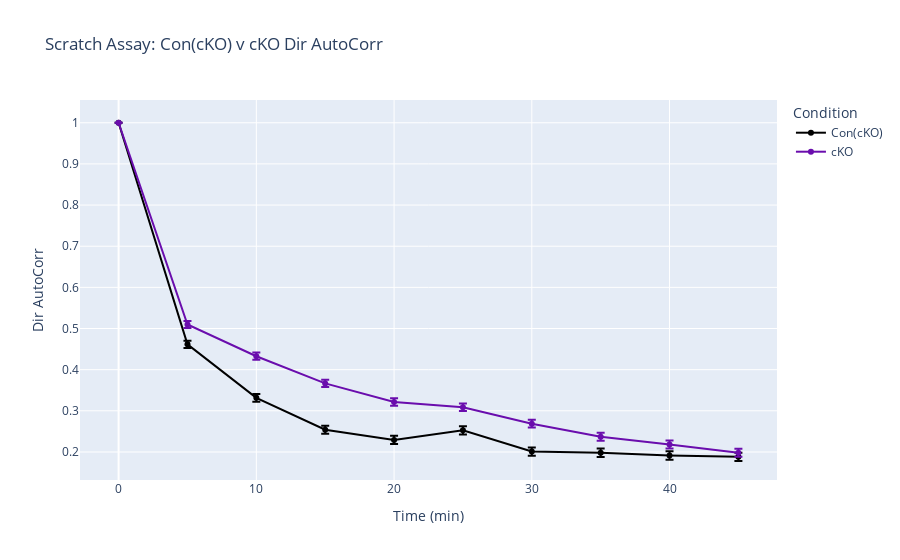

Here is the notebook cell this chart was saved with:
### Code cell
Single_cKO_DA_fig = go.Figure()

Single_cKO_DA_fig.add_trace(go.Scatter(x= time, y= np.nanmean(Single_Con_cKO_DA, axis=0)[0:10], name='Con(cKO)', line_color='#000000', error_y=dict(type='data', array = Single_Con_cKO_DA.sem(axis=0), visible=True)))
Single_cKO_DA_fig.add_trace(go.Scatter(x= time, y= np.nanmean(Single_cKO_DA, axis=0)[0:10], name='cKO', line_color='#6a0dad', error_y =dict(type='data', array = Single_cKO_DA.sem(axis=0) , visible=True)))
Single_cKO_DA_fig.update_layout(title="Scratch Assay: Con(cKO) v cKO Dir AutoCorr", xaxis_title="Time (min)", yaxis_title="Dir AutoCorr", legend_title="Condition")
Single_cKO_DA_fig.show()

### Figure 1 — Plotly figure (JSON) as saved in the notebook; plotly's stock layout.template omitted (floating-point values rounded to 4 significant figures; data arrays with more than 128 entries replaced by an {"elided": "..."} marker saying what was removed)
{"data": [{"error_y": {"array": {"elided": "199 float values"}, "type": "data", "visible": true}, "line": {"color": "#000000"}, "name": "Con(cKO)", "type": "scatter", "x": {"elided": "200 int values"}, "y": [1, 0.4616, 0.3315, 0.2539, 0.2293, 0.2527, 0.201, 0.198, 0.1914, 0.1882]}, {"error_y": {"array": {"elided": "199 float values"}, "type": "data", "visible": true}, "line": {"color": "#6a0dad"}, "name": "cKO", "type": "scatter", "x": {"elided": "200 int values"}, "y": [1, 0.5098, 0.4326, 0.3667, 0.3214, 0.3087, 0.2686, 0.2369, 0.2183, 0.1983]}], "layout": {"legend": {"title": {"text": "Condition"}}, "title": {"text": "Scratch Assay: Con(cKO) v cKO Dir AutoCorr"}, "xaxis": {"title": {"text": "Time (min)"}}, "yaxis": {"title": {"text": "Dir AutoCorr"}}}}
